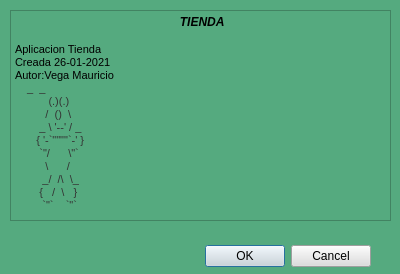
<?xml version="1.0" encoding="UTF-8"?>
<ui version="4.0">
 <class>About</class>
 <widget class="QDialog" name="About">
  <property name="geometry">
   <rect>
    <x>0</x>
    <y>0</y>
    <width>400</width>
    <height>274</height>
   </rect>
  </property>
  <property name="windowTitle">
   <string>Dialog</string>
  </property>
  <property name="windowIcon">
   <iconset resource="Resources.qrc">
    <normaloff>:/Resources/informacion.png</normaloff>:/Resources/informacion.png</iconset>
  </property>
  <property name="styleSheet">
   <string notr="true">background-color: rgb(85, 170, 127);</string>
  </property>
  <widget class="QDialogButtonBox" name="buttonBox">
   <property name="geometry">
    <rect>
     <x>30</x>
     <y>240</y>
     <width>341</width>
     <height>32</height>
    </rect>
   </property>
   <property name="styleSheet">
    <string notr="true">background-color: rgb(221, 221, 221);</string>
   </property>
   <property name="orientation">
    <enum>Qt::Horizontal</enum>
   </property>
   <property name="standardButtons">
    <set>QDialogButtonBox::Cancel|QDialogButtonBox::Ok</set>
   </property>
  </widget>
  <widget class="QTextEdit" name="textEdit">
   <property name="geometry">
    <rect>
     <x>10</x>
     <y>10</y>
     <width>381</width>
     <height>211</height>
    </rect>
   </property>
   <property name="html">
    <string>&lt;!DOCTYPE HTML PUBLIC &quot;-//W3C//DTD HTML 4.0//EN&quot; &quot;http://www.w3.org/TR/REC-html40/strict.dtd&quot;&gt;
&lt;html&gt;&lt;head&gt;&lt;meta name=&quot;qrichtext&quot; content=&quot;1&quot; /&gt;&lt;style type=&quot;text/css&quot;&gt;
p, li { white-space: pre-wrap; }
&lt;/style&gt;&lt;/head&gt;&lt;body style=&quot; font-family:'MS Shell Dlg 2'; font-size:8.25pt; font-weight:400; font-style:normal;&quot;&gt;
&lt;p align=&quot;center&quot; style=&quot; margin-top:0px; margin-bottom:0px; margin-left:0px; margin-right:0px; -qt-block-indent:0; text-indent:0px;&quot;&gt;&lt;span style=&quot; font-size:9pt; font-weight:600; font-style:italic;&quot;&gt; TIENDA&lt;/span&gt;&lt;/p&gt;
&lt;p align=&quot;center&quot; style=&quot;-qt-paragraph-type:empty; margin-top:0px; margin-bottom:0px; margin-left:0px; margin-right:0px; -qt-block-indent:0; text-indent:0px; font-size:9pt; font-weight:600; font-style:italic;&quot;&gt;&lt;br /&gt;&lt;/p&gt;
&lt;p align=&quot;justify&quot; style=&quot; margin-top:0px; margin-bottom:0px; margin-left:0px; margin-right:0px; -qt-block-indent:0; text-indent:0px;&quot;&gt;Aplicacion Tienda&lt;/p&gt;
&lt;p align=&quot;justify&quot; style=&quot; margin-top:0px; margin-bottom:0px; margin-left:0px; margin-right:0px; -qt-block-indent:0; text-indent:0px;&quot;&gt;Creada 26-01-2021&lt;/p&gt;
&lt;p align=&quot;justify&quot; style=&quot; margin-top:0px; margin-bottom:0px; margin-left:0px; margin-right:0px; -qt-block-indent:0; text-indent:0px;&quot;&gt;Autor:Vega Mauricio &lt;/p&gt;
&lt;p align=&quot;justify&quot; style=&quot; margin-top:0px; margin-bottom:0px; margin-left:0px; margin-right:0px; -qt-block-indent:0; text-indent:0px;&quot;&gt;&lt;span style=&quot; font-family:'Courier New'; font-size:8pt; color:#333333;&quot;&gt;    _  _&lt;/span&gt;&lt;/p&gt;
&lt;p style=&quot; margin-top:0px; margin-bottom:0px; margin-left:0px; margin-right:0px; -qt-block-indent:0; text-indent:0px;&quot;&gt;&lt;span style=&quot; font-family:'Courier New'; font-size:8pt; color:#333333;&quot;&gt;           (.)(.)&lt;/span&gt;&lt;/p&gt;
&lt;p style=&quot; margin-top:0px; margin-bottom:0px; margin-left:0px; margin-right:0px; -qt-block-indent:0; text-indent:0px;&quot;&gt;&lt;span style=&quot; font-family:'Courier New'; font-size:8pt; color:#333333;&quot;&gt;          /  ()  \&lt;/span&gt;&lt;/p&gt;
&lt;p style=&quot; margin-top:0px; margin-bottom:0px; margin-left:0px; margin-right:0px; -qt-block-indent:0; text-indent:0px;&quot;&gt;&lt;span style=&quot; font-family:'Courier New'; font-size:8pt; color:#333333;&quot;&gt;        _ \ '--' / _&lt;/span&gt;&lt;/p&gt;
&lt;p style=&quot; margin-top:0px; margin-bottom:0px; margin-left:0px; margin-right:0px; -qt-block-indent:0; text-indent:0px;&quot;&gt;&lt;span style=&quot; font-family:'Courier New'; font-size:8pt; color:#333333;&quot;&gt;       { '-`&amp;quot;&amp;quot;&amp;quot;&amp;quot;`-' }&lt;/span&gt;&lt;/p&gt;
&lt;p style=&quot; margin-top:0px; margin-bottom:0px; margin-left:0px; margin-right:0px; -qt-block-indent:0; text-indent:0px;&quot;&gt;&lt;span style=&quot; font-family:'Courier New'; font-size:8pt; color:#333333;&quot;&gt;        `&amp;quot;/      \&amp;quot;`&lt;/span&gt;&lt;/p&gt;
&lt;p style=&quot; margin-top:0px; margin-bottom:0px; margin-left:0px; margin-right:0px; -qt-block-indent:0; text-indent:0px;&quot;&gt;&lt;span style=&quot; font-family:'Courier New'; font-size:8pt; color:#333333;&quot;&gt;          \      /&lt;/span&gt;&lt;/p&gt;
&lt;p style=&quot; margin-top:0px; margin-bottom:0px; margin-left:0px; margin-right:0px; -qt-block-indent:0; text-indent:0px;&quot;&gt;&lt;span style=&quot; font-family:'Courier New'; font-size:8pt; color:#333333;&quot;&gt;         _/  /\  \_&lt;/span&gt;&lt;/p&gt;
&lt;p style=&quot; margin-top:0px; margin-bottom:0px; margin-left:0px; margin-right:0px; -qt-block-indent:0; text-indent:0px;&quot;&gt;&lt;span style=&quot; font-family:'Courier New'; font-size:8pt; color:#333333;&quot;&gt;        {   /  \   }&lt;/span&gt;&lt;/p&gt;
&lt;p style=&quot; margin-top:0px; margin-bottom:12px; margin-left:0px; margin-right:0px; -qt-block-indent:0; text-indent:0px;&quot;&gt;&lt;span style=&quot; font-family:'Courier New'; font-size:8pt; color:#333333;&quot;&gt;         `&amp;quot;`    `&amp;quot;`&lt;/span&gt;&lt;/p&gt;&lt;/body&gt;&lt;/html&gt;</string>
   </property>
  </widget>
 </widget>
 <resources>
  <include location="Resources.qrc"/>
 </resources>
 <connections>
  <connection>
   <sender>buttonBox</sender>
   <signal>accepted()</signal>
   <receiver>About</receiver>
   <slot>accept()</slot>
   <hints>
    <hint type="sourcelabel">
     <x>248</x>
     <y>254</y>
    </hint>
    <hint type="destinationlabel">
     <x>157</x>
     <y>274</y>
    </hint>
   </hints>
  </connection>
  <connection>
   <sender>buttonBox</sender>
   <signal>rejected()</signal>
   <receiver>About</receiver>
   <slot>reject()</slot>
   <hints>
    <hint type="sourcelabel">
     <x>316</x>
     <y>260</y>
    </hint>
    <hint type="destinationlabel">
     <x>286</x>
     <y>274</y>
    </hint>
   </hints>
  </connection>
 </connections>
</ui>
